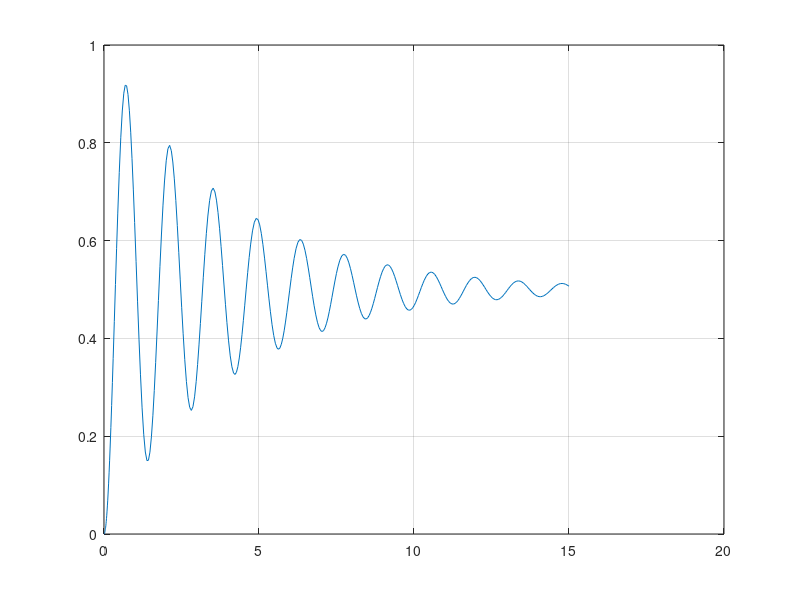

The MATLAB source for this figure:
clc; clear; close all;

m = 1;
b = 0.5;
k = 20;
F0 = 10;

tspan = [0 15];
y0 = [0; 0];
ode_func = @(t, y) [y(2); (F0 - b*y(2) - k*y(1))/m];
[t, y] = ode45(ode_func, tspan, y0);

plot(t, y(:,1))
grid on;
